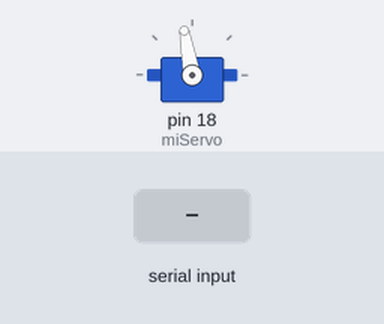
The sketch below on a simulated Arduino Uno, built with avr-gcc and run on an emulated ATmega328P. Shown: servo. Inputs (shaded band) come from the test bench.

Above: at 1.2 s.
1.3 s: "0" received over Serial
At 2.2 s:
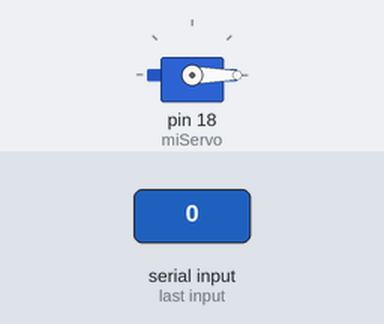
Timing chart, 0 to 5.8 s (numbered marks = the images above; inputs shaded):
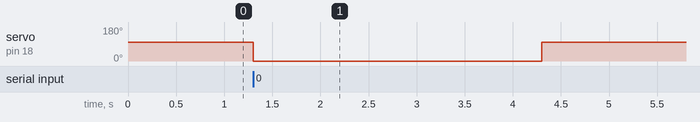

Measured:
- after the input at 1.3 s, servo on pin 18 (miServo): 100° → 0° at once, → 100° 3.0 s later

The sketch:

testmicropython.ino
```cpp
#include <Servo.h>

Servo miServo;          // Objeto de la clase Servo

void setup() {
  miServo.attach(18);     // El servo se conecta al pin 5
  miServo.write(100);
  Serial.begin(115200);
}

void loop() {
  if(Serial.available()>0){
    if(Serial.read() == '0'){
      miServo.write(0); // Mueve el servo a la nueva posición
      delay(3000); // Espera para evitar lecturas múltiples debido al rebote del botón
      miServo.write(100);
      }
   }
}
```
